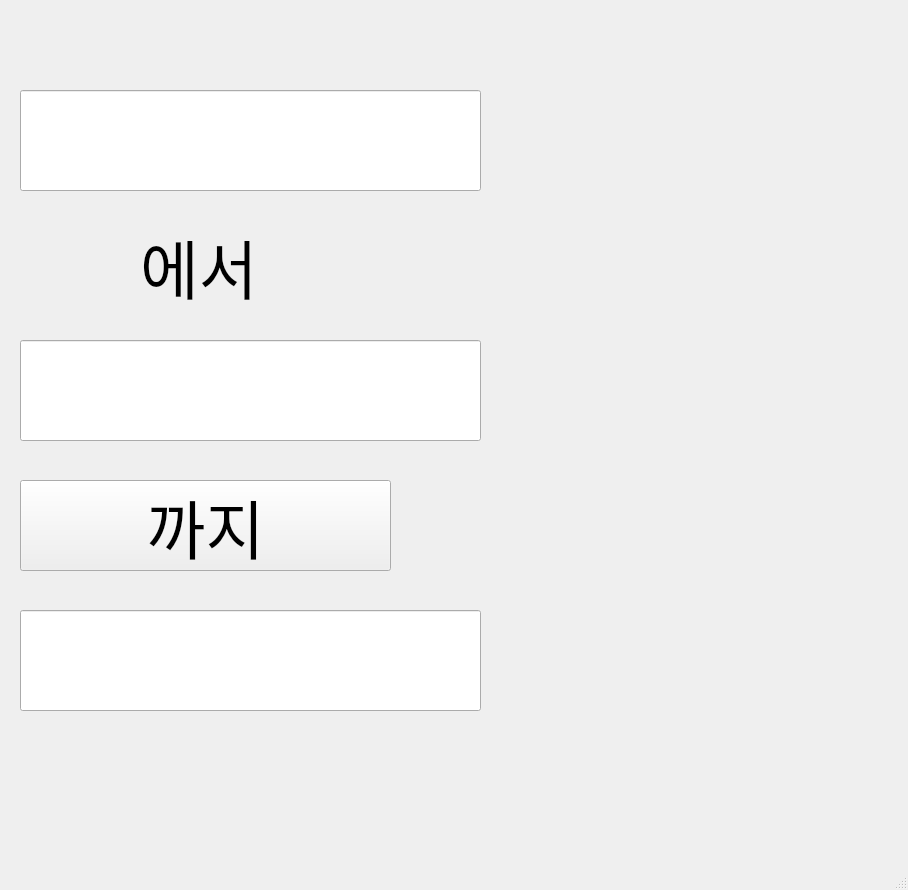
<?xml version="1.0" encoding="UTF-8"?>
<ui version="4.0">
 <class>MainWindow</class>
 <widget class="QMainWindow" name="MainWindow">
  <property name="geometry">
   <rect>
    <x>0</x>
    <y>0</y>
    <width>908</width>
    <height>890</height>
   </rect>
  </property>
  <property name="font">
   <font>
    <family>Agency FB</family>
    <pointsize>48</pointsize>
   </font>
  </property>
  <property name="cursor">
   <cursorShape>OpenHandCursor</cursorShape>
  </property>
  <property name="windowTitle">
   <string>MainWindow</string>
  </property>
  <property name="styleSheet">
   <string notr="true"/>
  </property>
  <widget class="QWidget" name="centralwidget">
   <widget class="QPushButton" name="pb">
    <property name="geometry">
     <rect>
      <x>20</x>
      <y>480</y>
      <width>371</width>
      <height>91</height>
     </rect>
    </property>
    <property name="font">
     <font>
      <family>Agency FB</family>
      <pointsize>48</pointsize>
     </font>
    </property>
    <property name="cursor">
     <cursorShape>OpenHandCursor</cursorShape>
    </property>
    <property name="text">
     <string>까지</string>
    </property>
   </widget>
   <widget class="QLabel" name="lbl">
    <property name="geometry">
     <rect>
      <x>140</x>
      <y>210</y>
      <width>201</width>
      <height>111</height>
     </rect>
    </property>
    <property name="font">
     <font>
      <family>Agency FB</family>
      <pointsize>48</pointsize>
     </font>
    </property>
    <property name="cursor">
     <cursorShape>OpenHandCursor</cursorShape>
    </property>
    <property name="frameShape">
     <enum>QFrame::NoFrame</enum>
    </property>
    <property name="frameShadow">
     <enum>QFrame::Plain</enum>
    </property>
    <property name="text">
     <string>에서</string>
    </property>
   </widget>
   <widget class="QLineEdit" name="leb">
    <property name="geometry">
     <rect>
      <x>20</x>
      <y>340</y>
      <width>461</width>
      <height>101</height>
     </rect>
    </property>
    <property name="cursor">
     <cursorShape>OpenHandCursor</cursorShape>
    </property>
   </widget>
   <widget class="QLineEdit" name="lec">
    <property name="geometry">
     <rect>
      <x>20</x>
      <y>610</y>
      <width>461</width>
      <height>101</height>
     </rect>
    </property>
    <property name="cursor">
     <cursorShape>OpenHandCursor</cursorShape>
    </property>
   </widget>
   <widget class="QLineEdit" name="lea">
    <property name="geometry">
     <rect>
      <x>20</x>
      <y>90</y>
      <width>461</width>
      <height>101</height>
     </rect>
    </property>
    <property name="cursor">
     <cursorShape>OpenHandCursor</cursorShape>
    </property>
   </widget>
  </widget>
  <widget class="QMenuBar" name="menubar">
   <property name="geometry">
    <rect>
     <x>0</x>
     <y>0</y>
     <width>908</width>
     <height>21</height>
    </rect>
   </property>
  </widget>
  <widget class="QStatusBar" name="statusbar"/>
 </widget>
 <resources/>
 <connections/>
</ui>
